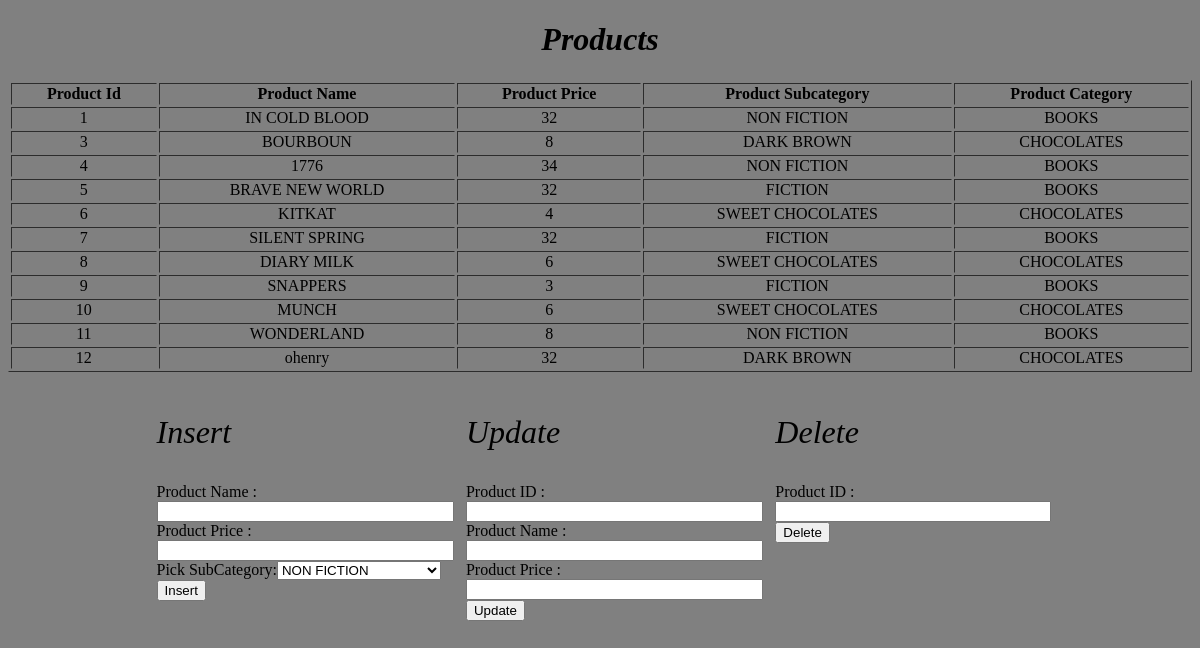
/products.php, run on the app's committed database.
### tables this page shows
CREATE TABLE `Product` (
  `Price` int(11) NOT NULL,
  `Product_ID` int(11) NOT NULL,
  `Product_Name` varchar(150) NOT NULL,
  `SubCategory_ID` int(11) NOT NULL
);

CREATE TABLE `Subcategory` (
  `Category_ID` int(11) NOT NULL,
  `Description` varchar(150) NOT NULL,
  `SubCategory_ID` int(11) NOT NULL
);

CREATE TABLE `Category` (
  `Category_ID` int(11) NOT NULL,
  `Category_Description` varchar(11) NOT NULL
);

### products.php (the view, shortened to what this page needs)
<?php include 'connection.php';?>
<!DOCTYPE html>
<html>
<head>
<link rel="stylesheet" type="text/css" href="categories.css">
</head>
<body style="background-color:grey;">
<?php
$productSub= mysqli_query($connection,"SELECT Product_ID,Product_Name,Price ,Subcategory.Description,Category_Description FROM Product,Subcategory,Category WHERE Product.SubCategory_ID = Subcategory.SubCategory_ID && Subcategory.Category_ID = Category.Category_ID");
$subcategoryz = mysqli_query($connection,"SELECT Description FROM Subcategory ");
?>
<h1 style="font-style: italic; font-size: 32px;">Products</h1>
<table border="1">
            <tr>
                <th>Product Id</th>
                <th>Product  Name</th>
                <th>Product Price</th>
                <th>Product Subcategory</th>
                <th>Product Category</th>
            </tr>
	<?php while($product = mysqli_fetch_array($productSub)) { ?>
               <tr>
               	<td> <?php echo $product['Product_ID']; ?>   </td>
               	   <td> <?php echo $product['Product_Name']; ?>   </td>
               <td> <?php echo $product['Price']; ?>   </td>
			    <td> <?php echo $product['Description']; ?>   </td>
				<td> <?php echo $product['Category_Description']; ?>   </td>
                </tr>
            <?php } ?>
             </table>
<div class = "container">
    <div class = "insert">
        <p style="font-style: italic; font-size: 32px;"> Insert</p>
<form action= "productqueries.php?action=1" method = "post">
Product Name   : <input type = "text" name="Product_Name"/><br>
Product Price : <input type = "text" name="Product_Price"/><br>
Pick SubCategory:<?php
echo '<select name = "pickSubCategory" id ="pickSubCategory">';
  while($row =  mysqli_fetch_array($subcategoryz)){
  echo "<option value='" . $row['Description'] ."'>" . $row['Description'] ."</option>";
}
echo '</select>';
?>
<br>
  <button type="submit">Insert</button>
</form>
</div>
<div class= "update">
     <p style="font-style: italic; font-size: 32px;"> Update</p>
<form action= "productqueries.php?action=2" method = "post">
Product ID : <input type = "text" name="Product_ID"/><br>
Product Name   : <input type = "text" name="Product_Name"/><br>
Product Price : <input type = "text" name="Product_Price"/><br>
  <button type="submit">Update</button>
</form>
</div>
<div class ="delete">
     <p style="font-style: italic; font-size: 32px;"> Delete</p>
<form action= "productqueries.php?action=3" method = "post">
Product ID : <input type = "text" name="product_ID"/><br>
  <button type="submit">Delete</button>
</form>
</div>
</div>
</body>
</html>

### categories.css (style rules this page uses)
.container { display:flex; justify-content:center; clear :both; }
.container input { width:100%; clear:both; }
.container > div { margin:10px; }
p { font-size: 32px; }
table,h1 { width:100%; text-align:center; }

### data on the page
product: Product_ID "1", Product_Name "IN COLD BLOOD", Price "32", SubCategory_ID.Description "NON FICTION", category.Category_Description "BOOKS"
product: Product_ID "3", Product_Name "BOURBOUN", Price "8", SubCategory_ID.Description "DARK BROWN", category.Category_Description "CHOCOLATES"
product: Product_ID "4", Product_Name "1776", Price "34", SubCategory_ID.Description "NON FICTION", category.Category_Description "BOOKS"
product: Product_ID "5", Product_Name "BRAVE NEW WORLD", Price "32", SubCategory_ID.Description "FICTION", category.Category_Description "BOOKS"
product: Product_ID "6", Product_Name "KITKAT", Price "4", SubCategory_ID.Description "SWEET CHOCOLATES", category.Category_Description "CHOCOLATES"
product: Product_ID "7", Product_Name "SILENT SPRING", Price "32", SubCategory_ID.Description "FICTION", category.Category_Description "BOOKS"
product: Product_ID "8", Product_Name "DIARY MILK", Price "6", SubCategory_ID.Description "SWEET CHOCOLATES", category.Category_Description "CHOCOLATES"
product: Product_ID "9", Product_Name "SNAPPERS", Price "3", SubCategory_ID.Description "FICTION", category.Category_Description "BOOKS"
product: Product_ID "10", Product_Name "MUNCH", Price "6", SubCategory_ID.Description "SWEET CHOCOLATES", category.Category_Description "CHOCOLATES"
product: Product_ID "11", Product_Name "WONDERLAND", Price "8", SubCategory_ID.Description "NON FICTION", category.Category_Description "BOOKS"
product: Product_ID "12", Product_Name "ohenry", Price "32", SubCategory_ID.Description "DARK BROWN", category.Category_Description "CHOCOLATES"

### other printed values
form field pickSubCategory "NON FICTION"
